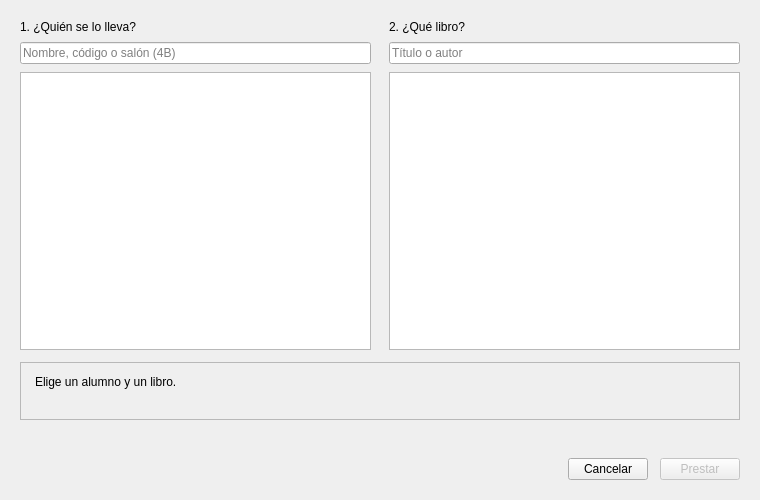
<?xml version="1.0" encoding="UTF-8"?>
<ui version="4.0">
 <class>DialogoNuevoPrestamo</class>
 <widget class="QDialog" name="DialogoNuevoPrestamo">
  <property name="geometry">
   <rect>
    <x>0</x>
    <y>0</y>
    <width>760</width>
    <height>500</height>
   </rect>
  </property>
  <property name="windowTitle">
   <string>Registrar préstamo</string>
  </property>
  <layout class="QVBoxLayout" name="disposicion">
   <property name="leftMargin"><number>20</number></property>
   <property name="topMargin"><number>20</number></property>
   <property name="rightMargin"><number>20</number></property>
   <property name="bottomMargin"><number>20</number></property>
   <property name="spacing"><number>12</number></property>

   <item>
    <layout class="QHBoxLayout" name="filaColumnas">
     <property name="spacing"><number>18</number></property>

     <item>
      <layout class="QVBoxLayout" name="columnaAlumno">
       <property name="spacing"><number>8</number></property>
       <item>
        <widget class="QLabel" name="etiquetaAlumno">
         <property name="text"><string>1. ¿Quién se lo lleva?</string></property>
        </widget>
       </item>
       <item>
        <widget class="QLineEdit" name="campoBuscarAlumno">
         <property name="placeholderText">
          <string>Nombre, código o salón (4B)</string>
         </property>
         <property name="minimumHeight"><number>34</number></property>
         <property name="clearButtonEnabled"><bool>true</bool></property>
        </widget>
       </item>
       <item>
        <widget class="QListWidget" name="listaAlumnos"/>
       </item>
      </layout>
     </item>

     <item>
      <layout class="QVBoxLayout" name="columnaLibro">
       <property name="spacing"><number>8</number></property>
       <item>
        <widget class="QLabel" name="etiquetaLibro">
         <property name="text"><string>2. ¿Qué libro?</string></property>
        </widget>
       </item>
       <item>
        <widget class="QLineEdit" name="campoBuscarLibro">
         <property name="placeholderText">
          <string>Título o autor</string>
         </property>
         <property name="minimumHeight"><number>34</number></property>
         <property name="clearButtonEnabled"><bool>true</bool></property>
        </widget>
       </item>
       <item>
        <widget class="QListWidget" name="listaLibros"/>
       </item>
      </layout>
     </item>

    </layout>
   </item>

   <item>
    <widget class="QFrame" name="marcoResumen">
     <property name="frameShape"><enum>QFrame::StyledPanel</enum></property>
     <layout class="QVBoxLayout" name="disposicionResumen">
      <property name="leftMargin"><number>14</number></property>
      <property name="topMargin"><number>12</number></property>
      <property name="rightMargin"><number>14</number></property>
      <property name="bottomMargin"><number>12</number></property>
      <property name="spacing"><number>4</number></property>
      <item>
       <widget class="QLabel" name="etiquetaResumen">
        <property name="text">
         <string>Elige un alumno y un libro.</string>
        </property>
        <property name="wordWrap"><bool>true</bool></property>
       </widget>
      </item>
      <item>
       <widget class="QLabel" name="etiquetaPlazo">
        <property name="text"><string/></property>
       </widget>
      </item>
     </layout>
    </widget>
   </item>

   <item>
    <widget class="QLabel" name="etiquetaError">
     <property name="text"><string/></property>
     <property name="wordWrap"><bool>true</bool></property>
     <property name="minimumHeight"><number>34</number></property>
    </widget>
   </item>

   <item>
    <layout class="QHBoxLayout" name="filaBotones">
     <item>
      <spacer name="espacioBotones">
       <property name="orientation"><enum>Qt::Horizontal</enum></property>
       <property name="sizeHint" stdset="0">
        <size><width>40</width><height>20</height></size>
       </property>
      </spacer>
     </item>
     <item>
      <widget class="QPushButton" name="botonCancelar">
       <property name="text"><string>Cancelar</string></property>
       <property name="minimumHeight"><number>34</number></property>
      </widget>
     </item>
     <item>
      <widget class="QPushButton" name="botonPrestar">
       <property name="text"><string>Prestar</string></property>
       <property name="minimumHeight"><number>34</number></property>
       <property name="enabled"><bool>false</bool></property>
       <property name="default"><bool>true</bool></property>
      </widget>
     </item>
    </layout>
   </item>

  </layout>
 </widget>
 <resources/>
 <connections/>
</ui>
